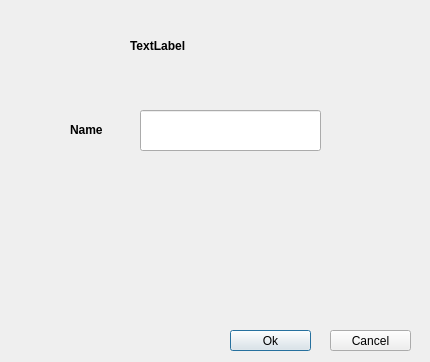
<?xml version="1.0" encoding="UTF-8"?>
<ui version="4.0">
 <class>DetailsDialog</class>
 <widget class="QDialog" name="DetailsDialog">
  <property name="geometry">
   <rect>
    <x>0</x>
    <y>0</y>
    <width>430</width>
    <height>362</height>
   </rect>
  </property>
  <property name="windowTitle">
   <string>Dialog</string>
  </property>
  <widget class="QLabel" name="label">
   <property name="geometry">
    <rect>
     <x>130</x>
     <y>30</y>
     <width>181</width>
     <height>31</height>
    </rect>
   </property>
   <property name="font">
    <font>
     <bold>true</bold>
    </font>
   </property>
   <property name="text">
    <string>TextLabel</string>
   </property>
  </widget>
  <widget class="QLineEdit" name="lineEdit">
   <property name="geometry">
    <rect>
     <x>140</x>
     <y>110</y>
     <width>181</width>
     <height>41</height>
    </rect>
   </property>
  </widget>
  <widget class="QLabel" name="label_2">
   <property name="geometry">
    <rect>
     <x>70</x>
     <y>120</y>
     <width>63</width>
     <height>20</height>
    </rect>
   </property>
   <property name="font">
    <font>
     <bold>true</bold>
    </font>
   </property>
   <property name="text">
    <string>Name</string>
   </property>
   <property name="textFormat">
    <enum>Qt::TextFormat::AutoText</enum>
   </property>
  </widget>
  <widget class="QPushButton" name="pushButton_Ok_details">
   <property name="geometry">
    <rect>
     <x>230</x>
     <y>330</y>
     <width>81</width>
     <height>21</height>
    </rect>
   </property>
   <property name="font">
    <font>
     <fontweight>Thin</fontweight>
    </font>
   </property>
   <property name="text">
    <string>Ok</string>
   </property>
  </widget>
  <widget class="QPushButton" name="pushButton_Cancel_details">
   <property name="geometry">
    <rect>
     <x>330</x>
     <y>330</y>
     <width>81</width>
     <height>21</height>
    </rect>
   </property>
   <property name="font">
    <font>
     <fontweight>Thin</fontweight>
    </font>
   </property>
   <property name="text">
    <string>Cancel</string>
   </property>
  </widget>
 </widget>
 <resources/>
 <connections/>
</ui>
